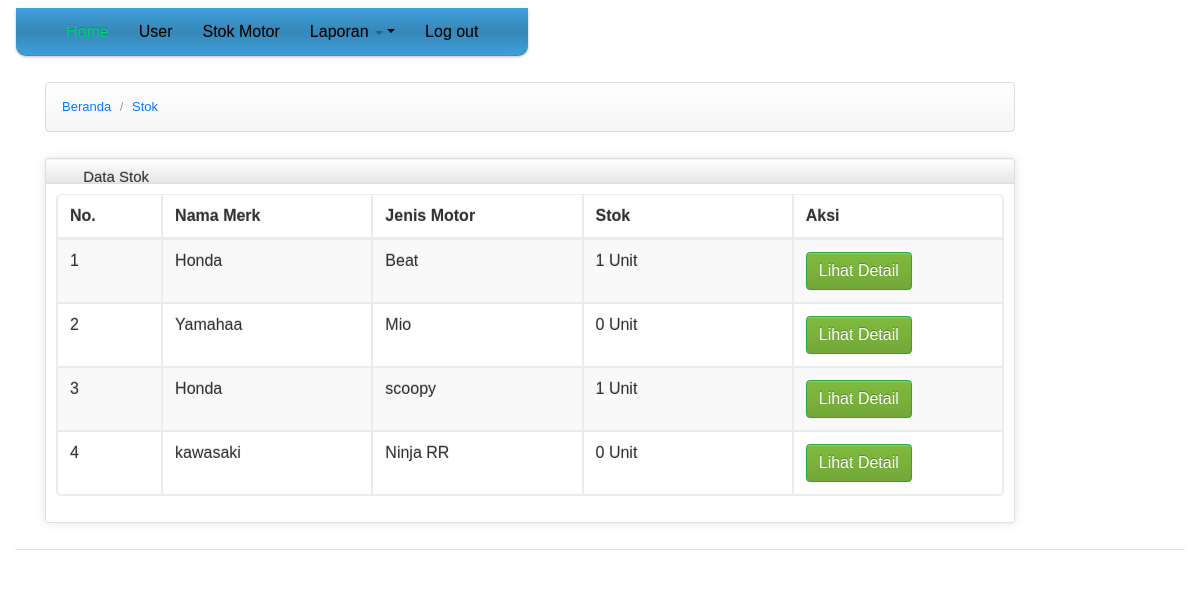
The page /index.php?pages=stok (signed in) on the database its author committed.
### tables this page shows
CREATE TABLE `jenis_motor` (
  `id_jenis_motor` int(11) NOT NULL,
  `id_merk` int(11) NOT NULL,
  `jenis_motor` varchar(50) NOT NULL
);

CREATE TABLE `merk` (
  `id_merk` int(11) NOT NULL,
  `nama_merk` varchar(20) NOT NULL
);

### pages/page_stok/stok.php (the view, shortened to what this page needs)
<?php
$query = mysqli_query($koneksi, "select * from jenis_motor jm JOIN merk m ON m.id_merk = jm.id_merk");
?>
<div>
    <ul class="breadcrumb">
        <li>
            <a href="index.php?pages=home">Beranda</a> <span class="divider">/</span>
        </li>
        <li>
            <a href="index.php?pages=stok">Stok</a>
        </li>
    </ul>
</div>
<div class="row-fluid sortable">
    <div class="box span12">
        <div class="box-header well" data-original-title>
            <h2><i class="icon-user"></i> Data Stok</h2>
        </div>
        <div class="box-content">
            <table class="table table-striped table-bordered bootstrap-datatable datatable">
                <thead>
                    <tr>
                        <th style="width: 10%;">
                            No.
                        </th>
                        <th style="width: 20%;">
                            Nama Merk
                        </th>
                        <th style="width: 20%;">
                            Jenis Motor
                        </th>
                        <th style="width: 20%;">
                            Stok
                        </th>
                        <th style="width: 20%;">
                            Aksi
                        </th>
                    </tr>
                </thead>
                <tbody>
                    <?php
                    $i = 1;
                    while ($data = mysqli_fetch_array($query)) {
                        $query_stok = mysqli_query($koneksi, "SELECT * FROM pembelian p
                            JOIN jenis_motor jm ON jm.id_jenis_motor = p.id_jenis_motor
                            WHERE p.id_jenis_motor = '$data[id_jenis_motor]'
                            AND status = 0");
                        $jlh_stok = mysqli_num_rows($query_stok);
                    ?>
                        <tr>
                            <td><?php echo $i++; ?></td>
                            <td><?php echo $data['nama_merk']; ?></td>
                            <td><?php echo $data['jenis_motor']; ?></td>
                            <td>
                                <?php echo $jlh_stok; ?> Unit
                            </td>
                            <td>
                                <a href="index.php?pages=detail_stok&id=<?php echo $data['id_jenis_motor'];?>" class="btn btn-success">Lihat Detail</a>
                            </td>
                        </tr>
                    <?php } ?>
                </tbody>
            </table>
        </div>
    </div>
</div>

### css/charisma-app.css (style rules this page uses)
.box { border: 1px solid #DEDEDE; border-radius:3px; -webkit-border-radius:3px; -moz-border-radius:3px; margin-top: 10px; margin-bottom: 10px ; box-shadow: 0 0 10px rgba(189, 189, 189, 0.4); -webkit-box-shadow: 0 0 10px rgba(189, 189, 189, 0.4); -moz-box-shadow: 0 0 10px rgba(189, 189, 189, 0.4); }
.box-header { border:none; padding-top:5px; border-bottom: 1px solid #DEDEDE; border-radius:3px 3px 0 0; -webkit-border-radius:3px 3px 0 0; -moz-border-radius:3px 3px 0 0; height:12px; min-height:12px; margin-bottom: 0; cursor:move; font-weight:bold; font-size:16px; background: -moz-linear-gradient(top, rgba(255,255,255,0) 0%, rgba(0,0,0,0.1) 100%); background: -webkit-gradient(linear, left top, left bottom, color-stop(0%,rgba(255,255,255,0)), color-stop(100%,rgba(0,0,0,0.1))); background: -webkit-linear-gradient(top, rgba(255,255,255,0) 0%,rgba(0,0,0,0.1) 100%); background: -o-linear-gradient(top, rgba(255,255,255,0) 0%,rgba(0,0,0,0.1) 100%); background: -ms-linear-gradient(top, rgba(255,255,255,0) 0%,rgba(0,0,0,0.1) 100%); background: linear-gradient(to bottom, rgba(255,255,255,0) 0%,rgba(0,0,0,0.1) 100%); filter: progid:DXImageTransform.Microsoft.gradient( startColorstr='#00ffffff', endColorstr='#1a000000',GradientType=0 ); }
.box-header h2 { font-size:15px; width:auto; clear:none; float:left; line-height:25px; white-space: nowrap; }
.box-header h2 > i { margin-top:1px; }
.box-content { padding:10px; }

### css/style.css (style rules this page uses)
body { background: #fff; color: #444; font-family: "Open Sans", sans-serif; }
a { color: #007bff; transition: 0.5s; }
h1, h2, h3, h4, h5, h6 { font-family: "Montserrat", sans-serif; font-weight: 400; margin: 0 0 20px 0; padding: 0; }
ul { list-style: none; margin: 0px; padding: 0px; }
a { text-decoration: none; }
body { line-height: 24px; font-size: 13px; color: #333333; font-family: "Raleway", sans-serif; }
body, p, h1, h2, h3, h4, h5, h6 { margin: 0px; padding: 0px; }

### header.php (style rules this page uses)
body { padding-bottom: 40px; }

### rows shown on the page
jenis_motor: id_merk.nama_merk "Honda", jenis_motor "Beat", jlh_stok "1"
jenis_motor: id_merk.nama_merk "Yamahaa", jenis_motor "Mio", jlh_stok "0"
jenis_motor: id_merk.nama_merk "Honda", jenis_motor "scoopy", jlh_stok "1"
jenis_motor: id_merk.nama_merk "kawasaki", jenis_motor "Ninja RR", jlh_stok "0"
